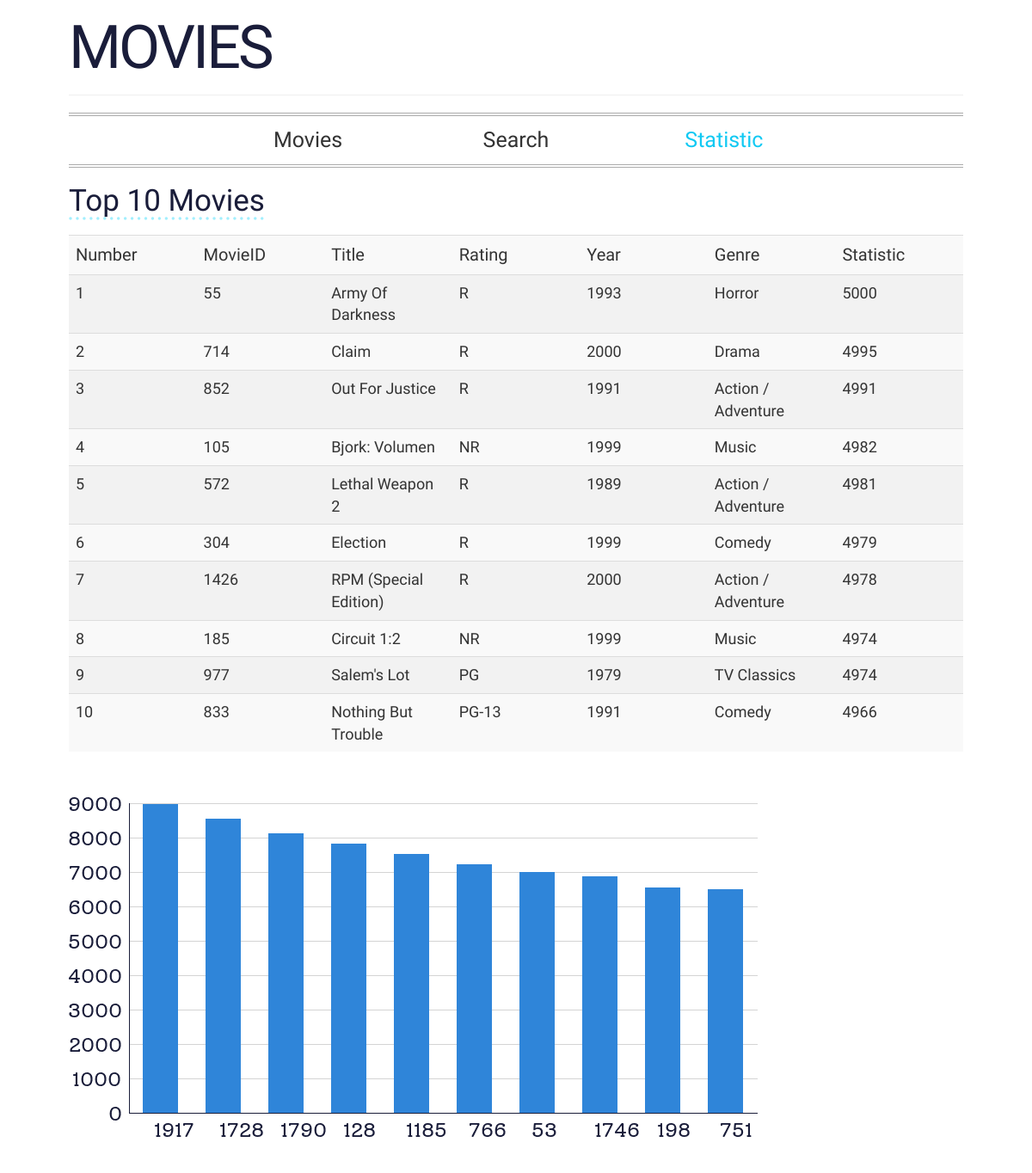
The page /statistic.php on the database its author committed.
### tables this page shows
CREATE TABLE `movies_table` (
  `MovieID` int(11) NOT NULL,
  `Title` varchar(255) DEFAULT NULL,
  `Studio` varchar(255) DEFAULT NULL,
  `Status` varchar(255) DEFAULT NULL,
  `Sound` varchar(255) DEFAULT NULL,
  `Versions` varchar(255) DEFAULT NULL,
  `Price` decimal(5,2) DEFAULT NULL,
  `Rating` varchar(255) DEFAULT NULL,
  `Year` int(4) DEFAULT NULL,
  `Genre` varchar(255) DEFAULT NULL,
  `Aspect` varchar(255) DEFAULT NULL,
  `Statistic` int(8) DEFAULT NULL
);

### statistic_scr.php (the view, shortened to what this page needs)
<link href="myStyles.css?v=1.1<?php echo time(); ?>" rel="stylesheet" type="text/css" />
<?php
require "connect.php";
$stmt = $conn->prepare(
    "SELECT MovieID, Title, Rating, Genre, Year, Statistic
    FROM movies_table
    ORDER BY Statistic DESC
    LIMIT 10"
);
$stmt->execute();
$result = $stmt->fetchAll(PDO::FETCH_ASSOC);
$number = 1;
if ($result != null) {
    echo '<table class="table table-striped" id="outTableMovies">';
    echo "	<tr>
                <th>Number</th>
                <th>MovieID</th>
                <th>Title</th>
                <th>Rating</th>
                <th>Year</th>
                <th>Genre</th>
                <th>Statistic</th>
            </tr>";
    foreach ($result as $row) {
        $movieID        = $row['MovieID'];
        $title          = $row['Title'];
        $rating         = $row['Rating'];
        $year           = $row['Year'];
        $genre          = $row['Genre'];
        $statistic      = $row['Statistic'];
        echo "	<tr>
                    <td>$number</td>
				    <td>$movieID</td>
                    <td>$title</td>
                    <td>$rating</td>
                    <td>$year</td>
                    <td>$genre</td>
                    <td>$statistic</td>
                </tr>";
        $number += 1;
    }
    echo '</table>';
    echo "<img src = 'statistic.png'>";
}
?>

### statistic.php (shortened to what this page needs)
<!DOCTYPE html>
<html lang="en">
<head>
    <link href="myStyles.css?v=1.1<?php echo time(); ?>" rel="stylesheet" type="text/css" />
    <link rel="stylesheet" href="https://maxcdn.bootstrapcdn.com/bootstrap/3.3.7/css/bootstrap.min.css">
</head>
<body>
    <div class="header">
        <a href=".\index.php" id="logo">Movies</a>
        <hr>
        <ul id="navbar">
            <li><a href=".\index.php"><span>Movies</span></a></li>
            <li><a href=".\search.php"><span>Search</span></a></li>
            <li class="active"><a href=".\statistic.php"><span>Statistic</span></a></li>
        </ul>
    </div>
    <div class="main">
        <h2><span>Top 10 Movies</span></h2>
        <br>
        <?php
        require 'statistic_scr.php';
        ?>
    </div>
</body>
</html>

### connect.php (shortened to what this page needs)
<link href="myStyles.css?v=1.1<?php echo time(); ?>" rel="stylesheet" type="text/css" />

### myStyles.css (style rules this page uses)
html { height: 100%; overflow-y: auto; }
body { padding: 20px 80px; background-color: #ffffff; overflow-y: auto; }
#logo { font-family: 'Solway', serif; color: #1A1D3A; text-decoration: none; text-transform: uppercase; font-size: 5em; font-weight: 400; letter-spacing: -3px; line-height: 1; width: 100%; position: relative; }
#navbar { width: 100%; height: auto; list-style: none; margin: 10px 0 0 0; padding: 8px 10px; border-top: 4px double #AAA; border-bottom: 4px double #AAA; position: relative; text-align: center; }
#navbar li { display: inline-block; width: 17em; margin: 0; position: relative; }
#navbar li a { text-transform: none; font-family: 'Solway', serif; font-weight: 400; display: block; background: transparent; padding: 2px 10px; color: #333; font-size: 25px; text-align: center; text-decoration: none; position: relative; z-index: 1; }
#navbar .active span { color: rgb(17, 201, 243); }
.main h2 { position: relative; text-align: left; font-family: 'Solway', serif; font-weight: 400; font-size: 35px; color: #1A1D3A; margin-top: 20px; margin-bottom: 0; }
.main h2 span { text-decoration: underline; text-underline-position: under; text-decoration-style: dotted; text-decoration-color: rgb(162, 239, 253); }
.main table { table-layout: fixed; overflow-y: auto; }
.main th { text-align: left; padding: 20px; font-family: 'Solway', serif; font-weight: 500; font-size: 20px; }
.main td { text-align: left; padding: 20px; font-family: 'Solway', serif; font-weight: 400; font-size: 18px; }
.main tr:nth-child(even) { background-color: #f2f2f2; }

### rows shown on the page
movies_table: MovieID "55", Title "Army Of Darkness", Rating "R", Year "1993", Genre "Horror", Statistic "5000"
movies_table: MovieID "714", Title "Claim", Rating "R", Year "2000", Genre "Drama", Statistic "4995"
movies_table: MovieID "852", Title "Out For Justice", Rating "R", Year "1991", Genre "Action / Adventure", Statistic "4991"
movies_table: MovieID "105", Title "Bjork: Volumen", Rating "NR", Year "1999", Genre "Music", Statistic "4982"
movies_table: MovieID "572", Title "Lethal Weapon 2", Rating "R", Year "1989", Genre "Action / Adventure", Statistic "4981"
movies_table: MovieID "304", Title "Election", Rating "R", Year "1999", Genre "Comedy", Statistic "4979"
movies_table: MovieID "1426", Title "RPM (Special Edition)", Rating "R", Year "2000", Genre "Action / Adventure", Statistic "4978"
movies_table: MovieID "185", Title "Circuit 1:2", Rating "NR", Year "1999", Genre "Music", Statistic "4974"
movies_table: MovieID "977", Title "Salem's Lot", Rating "PG", Year "1979", Genre "TV Classics", Statistic "4974"
movies_table: MovieID "833", Title "Nothing But Trouble", Rating "PG-13", Year "1991", Genre "Comedy", Statistic "4966"
